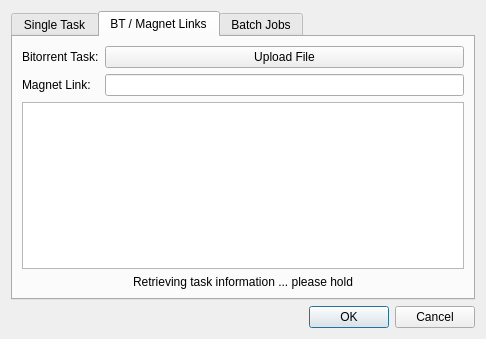
<?xml version="1.0" encoding="UTF-8"?>
<ui version="4.0">
 <class>AddCloudTask</class>
 <widget class="QDialog" name="AddCloudTask">
  <property name="geometry">
   <rect>
    <x>0</x>
    <y>0</y>
    <width>486</width>
    <height>339</height>
   </rect>
  </property>
  <property name="acceptDrops">
   <bool>false</bool>
  </property>
  <property name="windowTitle">
   <string>Add Cloud Task</string>
  </property>
  <layout class="QVBoxLayout" name="verticalLayout">
   <item>
    <widget class="QTabWidget" name="tabWidget">
     <property name="currentIndex">
      <number>1</number>
     </property>
     <widget class="QWidget" name="tab">
      <attribute name="title">
       <string>Single Task</string>
      </attribute>
      <layout class="QVBoxLayout" name="verticalLayout_2">
       <item>
        <layout class="QGridLayout" name="gridLayout">
         <item row="0" column="0">
          <widget class="QLabel" name="label">
           <property name="text">
            <string>URL:</string>
           </property>
          </widget>
         </item>
         <item row="0" column="1">
          <widget class="QLineEdit" name="url"/>
         </item>
         <item row="1" column="0">
          <widget class="QLabel" name="label_2">
           <property name="text">
            <string>Name:</string>
           </property>
          </widget>
         </item>
         <item row="1" column="1">
          <widget class="QLineEdit" name="name">
           <property name="placeholderText">
            <string>This field would be set automatically</string>
           </property>
          </widget>
         </item>
        </layout>
       </item>
       <item>
        <widget class="QLabel" name="sizeLabel">
         <property name="text">
          <string>Retrieving task information ... please hold</string>
         </property>
         <property name="alignment">
          <set>Qt::AlignCenter</set>
         </property>
        </widget>
       </item>
       <item>
        <spacer name="verticalSpacer">
         <property name="orientation">
          <enum>Qt::Vertical</enum>
         </property>
         <property name="sizeHint" stdset="0">
          <size>
           <width>20</width>
           <height>40</height>
          </size>
         </property>
        </spacer>
       </item>
      </layout>
     </widget>
     <widget class="QWidget" name="tab_2">
      <attribute name="title">
       <string>BT / Magnet Links</string>
      </attribute>
      <layout class="QVBoxLayout" name="verticalLayout_3">
       <item>
        <layout class="QGridLayout" name="gridLayout_2">
         <item row="0" column="0">
          <widget class="QLabel" name="label_3">
           <property name="text">
            <string>Bitorrent Task:</string>
           </property>
          </widget>
         </item>
         <item row="0" column="1">
          <widget class="QPushButton" name="uploadBTFile">
           <property name="text">
            <string>Upload File</string>
           </property>
          </widget>
         </item>
         <item row="1" column="0">
          <widget class="QLabel" name="label_4">
           <property name="text">
            <string>Magnet Link:</string>
           </property>
          </widget>
         </item>
         <item row="1" column="1">
          <widget class="QLineEdit" name="magnet"/>
         </item>
        </layout>
       </item>
       <item>
        <widget class="QTableView" name="tableViewBT">
         <property name="editTriggers">
          <set>QAbstractItemView::NoEditTriggers</set>
         </property>
         <property name="selectionBehavior">
          <enum>QAbstractItemView::SelectRows</enum>
         </property>
         <attribute name="horizontalHeaderStretchLastSection">
          <bool>true</bool>
         </attribute>
        </widget>
       </item>
       <item>
        <widget class="QLabel" name="sizeLabelBT">
         <property name="text">
          <string>Retrieving task information ... please hold</string>
         </property>
         <property name="alignment">
          <set>Qt::AlignCenter</set>
         </property>
        </widget>
       </item>
      </layout>
     </widget>
     <widget class="QWidget" name="tab_3">
      <attribute name="title">
       <string>Batch Jobs</string>
      </attribute>
      <layout class="QVBoxLayout" name="verticalLayout_4">
       <item>
        <layout class="QGridLayout" name="gridLayout_3">
         <item row="3" column="1">
          <widget class="QPushButton" name="openEditorBtn">
           <property name="text">
            <string>Open Editor</string>
           </property>
          </widget>
         </item>
         <item row="0" column="0">
          <widget class="QLabel" name="label_5">
           <property name="text">
            <string>Get Clipboard:</string>
           </property>
          </widget>
         </item>
         <item row="3" column="0">
          <widget class="QLabel" name="label_7">
           <property name="text">
            <string>Edit Directly</string>
           </property>
          </widget>
         </item>
         <item row="0" column="1">
          <widget class="QPushButton" name="getClipboardBtn">
           <property name="sizePolicy">
            <sizepolicy hsizetype="Fixed" vsizetype="Fixed">
             <horstretch>0</horstretch>
             <verstretch>0</verstretch>
            </sizepolicy>
           </property>
           <property name="text">
            <string>Run this action</string>
           </property>
          </widget>
         </item>
        </layout>
       </item>
       <item>
        <widget class="QTableView" name="tableViewBatch">
         <property name="editTriggers">
          <set>QAbstractItemView::NoEditTriggers</set>
         </property>
         <property name="selectionBehavior">
          <enum>QAbstractItemView::SelectRows</enum>
         </property>
         <attribute name="horizontalHeaderStretchLastSection">
          <bool>true</bool>
         </attribute>
        </widget>
       </item>
       <item>
        <widget class="QLabel" name="sizeLabelBatchJob">
         <property name="text">
          <string>Retrieving task information ... Please hold</string>
         </property>
         <property name="alignment">
          <set>Qt::AlignCenter</set>
         </property>
        </widget>
       </item>
      </layout>
     </widget>
    </widget>
   </item>
   <item>
    <widget class="QDialogButtonBox" name="buttonBox">
     <property name="orientation">
      <enum>Qt::Horizontal</enum>
     </property>
     <property name="standardButtons">
      <set>QDialogButtonBox::Cancel|QDialogButtonBox::Ok</set>
     </property>
    </widget>
   </item>
  </layout>
 </widget>
 <resources/>
 <connections>
  <connection>
   <sender>buttonBox</sender>
   <signal>accepted()</signal>
   <receiver>AddCloudTask</receiver>
   <slot>accept()</slot>
   <hints>
    <hint type="sourcelabel">
     <x>248</x>
     <y>254</y>
    </hint>
    <hint type="destinationlabel">
     <x>157</x>
     <y>274</y>
    </hint>
   </hints>
  </connection>
  <connection>
   <sender>buttonBox</sender>
   <signal>rejected()</signal>
   <receiver>AddCloudTask</receiver>
   <slot>reject()</slot>
   <hints>
    <hint type="sourcelabel">
     <x>316</x>
     <y>260</y>
    </hint>
    <hint type="destinationlabel">
     <x>286</x>
     <y>274</y>
    </hint>
   </hints>
  </connection>
 </connections>
</ui>
